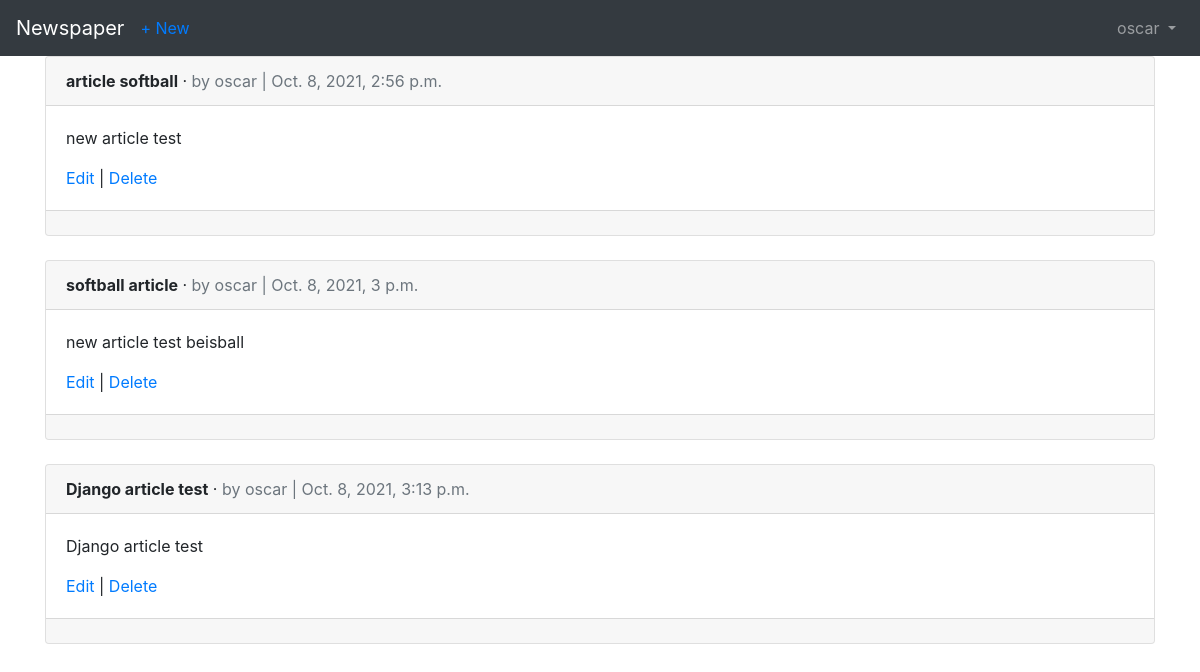
/articles/ (signed in), run on an earlier commit of the app's database.
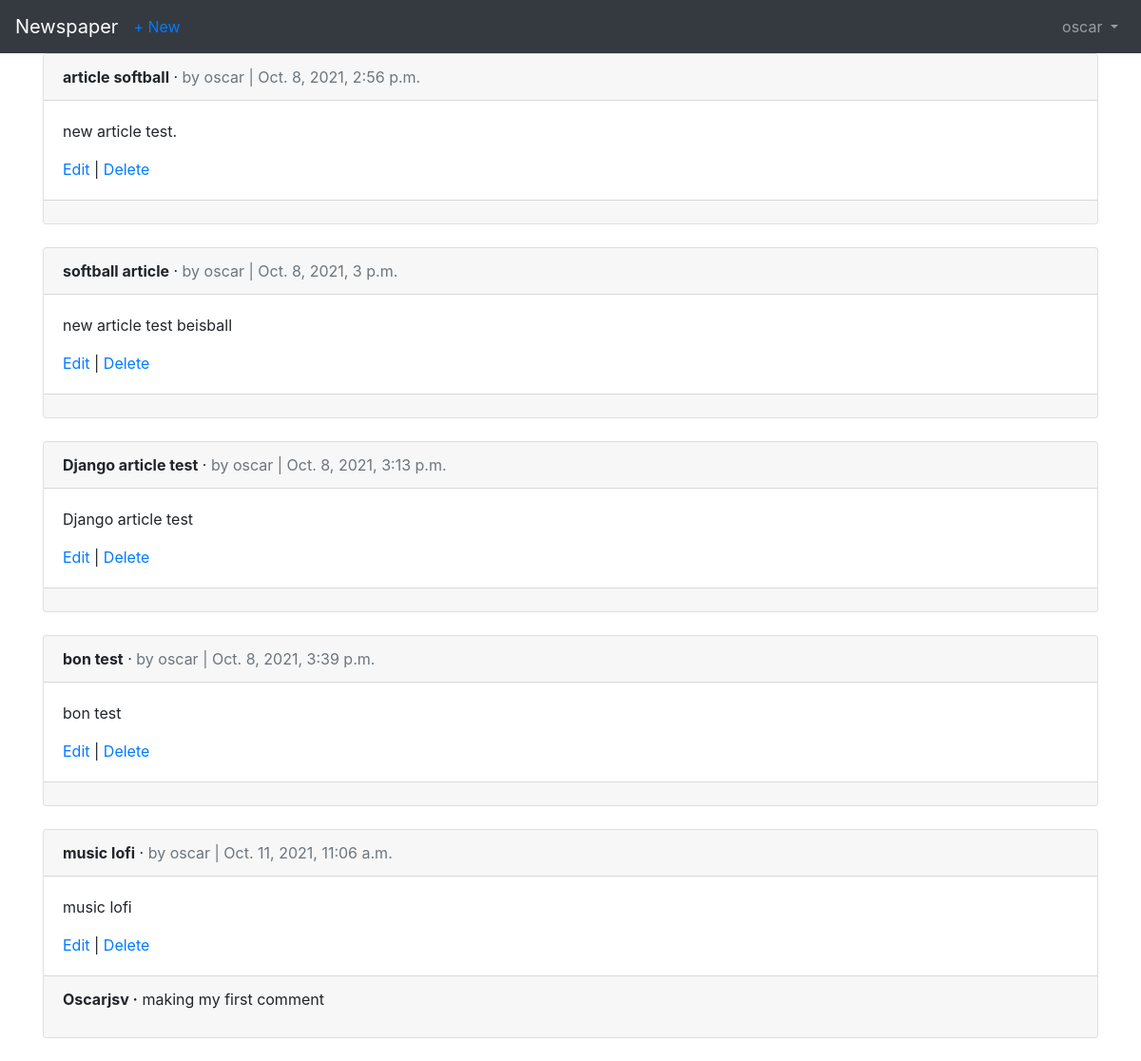
And on a later commit of the database.
### users/models.py (models this page shows)
class CustomUser(AbstractUser):
    age = models.PositiveIntegerField(null=True, blank=True)

### articles/models.py (models this page shows, shortened)
class Article(models.Model):
    title = models.CharField(max_length=255)
    body = models.TextField()
    date = models.DateTimeField(auto_now_add=True)
    author = models.ForeignKey(
        get_user_model(),
        on_delete=models.CASCADE,
    )

class Comment(models.Model):  # new
    article = models.ForeignKey(
        Article,
        on_delete=models.CASCADE,
        related_name='comments'
    )
    comment = models.CharField(max_length=140)
    author = models.ForeignKey(
        get_user_model(),
        on_delete=models.CASCADE,
    )
    def __str__(self):
        return self.comment

### articles/views.py (the view)
# urls.py: path('', ArticleListView.as_view(), name='article_list')
class ArticleListView(LoginRequiredMixin, ListView):
    model = Article
    template_name = 'article_list.html'
    login_url = 'login'

### templates/article_list.html (shortened to what this page needs)
{% extends 'base.html' %}
{% block content %}
{% for article in object_list %}
<div class="card">
    <div class="card-header">
        <span class="font-weight-bold">{{ article.title }}</span> &middot;
        <span class="text-muted">by {{ article.author }} |
            {{ article.date }}</span>
    </div>
    <div class="card-body">
        <p>{{ article.body }}</p>
        <a href="{% url 'article_edit' article.pk %}">Edit</a> |
        <a href="{% url 'article_delete' article.pk %}">Delete</a>
    </div>
    <div class="card-footer">
        {% for comment in article.comments.all %}
        <p>
            <span class="font-weight-bold">{{ comment.author }} &middot;</span>
            {{ comment }}
        </p>
        {% endfor %}
    </div>
</div>
<br />
{% endfor %}
{% endblock content %}

### templates/base.html (shortened to what this page needs)
<!DOCTYPE html>
<html>
<head>
    <link rel="stylesheet" href="https://stackpath.bootstrapcdn.com/bootstrap/4.5.0/css/bootstrap.min.css"
>
</head>
<body>
    <nav class="navbar navbar-expand-lg navbar-dark bg-dark">
        <a class="navbar-brand" href="{% url 'home' %}">Newspaper</a>
        {% if user.is_authenticated %}
            <ul class="navbar-nav mr-auto">
                <li class="nav-item"><a href="{% url 'article_new' %}">+ New</a></li>
            </ul>
        {% endif %}
        <div class="collapse navbar-collapse" id="navbarSupportedContent">
            {% if user.is_authenticated %}
            <ul class="navbar-nav ml-auto">
                <li class="nav-item">
                    <a class="nav-link dropdown-toggle" href="#" id="navbarDropdown" role="button"
                        data-toggle="dropdown" aria-haspopup="true" aria-expanded="false">
                        {{ user.username }}
                    </a>
                </li>
            </ul>
            {% endif %}
        </div>
    </nav>
    <main>
        <div class="container">
            {% block content %}
            {% endblock content %}
        </div>
    </main>
</body>
</html>

What changed in the data, as far as the page shows it:
changed Article "article softball": body "new article test" → "new article test."
added Article: title "bon test", author "oscar", date "Oct. 8, 2021, 3:39 p.m.", body "bon test"
added Article: title "music lofi", author "oscar", date "Oct. 11, 2021, 11:06 a.m.", body "music lofi"
added Comment: author "Oscarjsv", comment "making my first comment"
